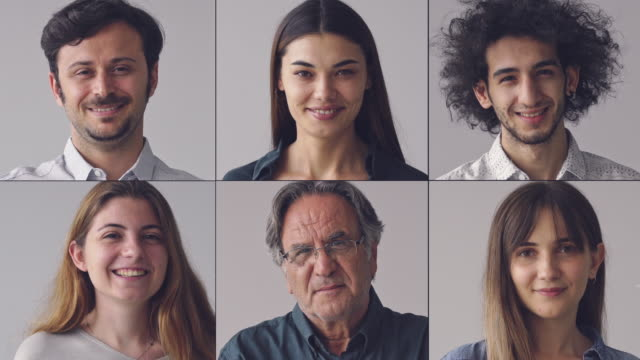
#> input picture Machine Learning/Face_Recognition/assets/face.jpg, 640 x 360 px, found by its file name
$ jupyter execute Face_detection_using_OpenCV.ipynb   (shell and % lines are left out)
#> lines starting #> are read from the running program, lines starting #| are printed output that depends on the picture
#Face detection using OpenCV

## Import required libraries

[cell 1]
import numpy as np
import matplotlib.pyplot as plt
import cv2

##Load in color image for face detection

[cell 2]
image = cv2.imread('/content/face.jpg')
#> image is the input picture: shape (360, 640, 3); mean B, G, R 123.5, 121.2, 135

# convert to RBG
image = cv2.cvtColor(image, cv2.COLOR_BGR2RGB)

plt.figure(figsize=(20,10))
plt.imshow(image)

## Convert to grayscale

[cell 3]
gray = cv2.cvtColor(image, cv2.COLOR_BGR2GRAY)
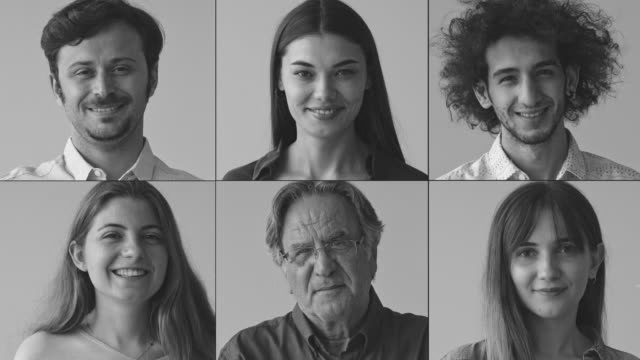
#> gray: shape (360, 640); min 20, max 243, mean 123.5

plt.figure(figsize=(20,10))
plt.imshow(gray, cmap='gray')

## Load in cascade classifier

[cell 4]
face_cascade = cv2.CascadeClassifier('/content/haarcascade_frontalface_default.xml')

# run the detector on the grayscale image
faces = face_cascade.detectMultiScale(gray, 4, 6)
#> faces = [[53, 36, 96, 96], [275, 36, 96, 96], [479, 39, 96, 96], [80, 199, 96, 96], [504, 217, 96, 96]]

##Print out the detections found

[cell 5]
print ('We found ' + str(len(faces)) + ' faces in this image')
#| We found 5 faces in this image
print ("Their coordinates and lengths/widths are as follows")
print ('=============================')
print (faces)
#| [[ 53  36  96  96]
#|  [275  36  96  96]
#|  [479  39  96  96]
#|  [ 80 199  96  96]
#|  [504 217  96  96]]

## Display the result

[cell 6]
img_with_detections = np.copy(image)
for (x,y,w,h) in faces:
    cv2.rectangle(img_with_detections,(x,y),(x+w,y+h),(255,0,0),5)
#> this loop made 5 passes
#> (x, y) on passes 1 to 5: (53, 36), (275, 36), (479, 39), (80, 199), (504, 217)
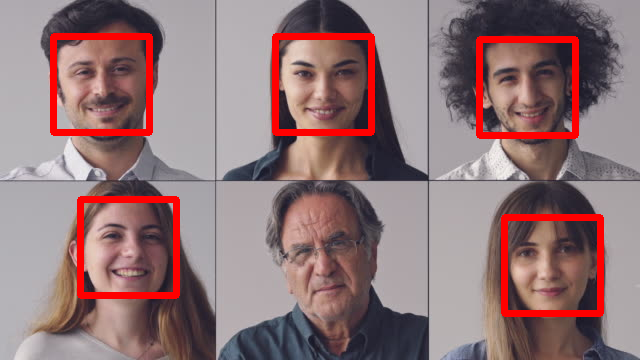
#> img_with_detections: shape (360, 640, 3); mean R, G, B 144.3, 116.8, 118.9


plt.figure(figsize=(20,10))
plt.imshow(img_with_detections)
